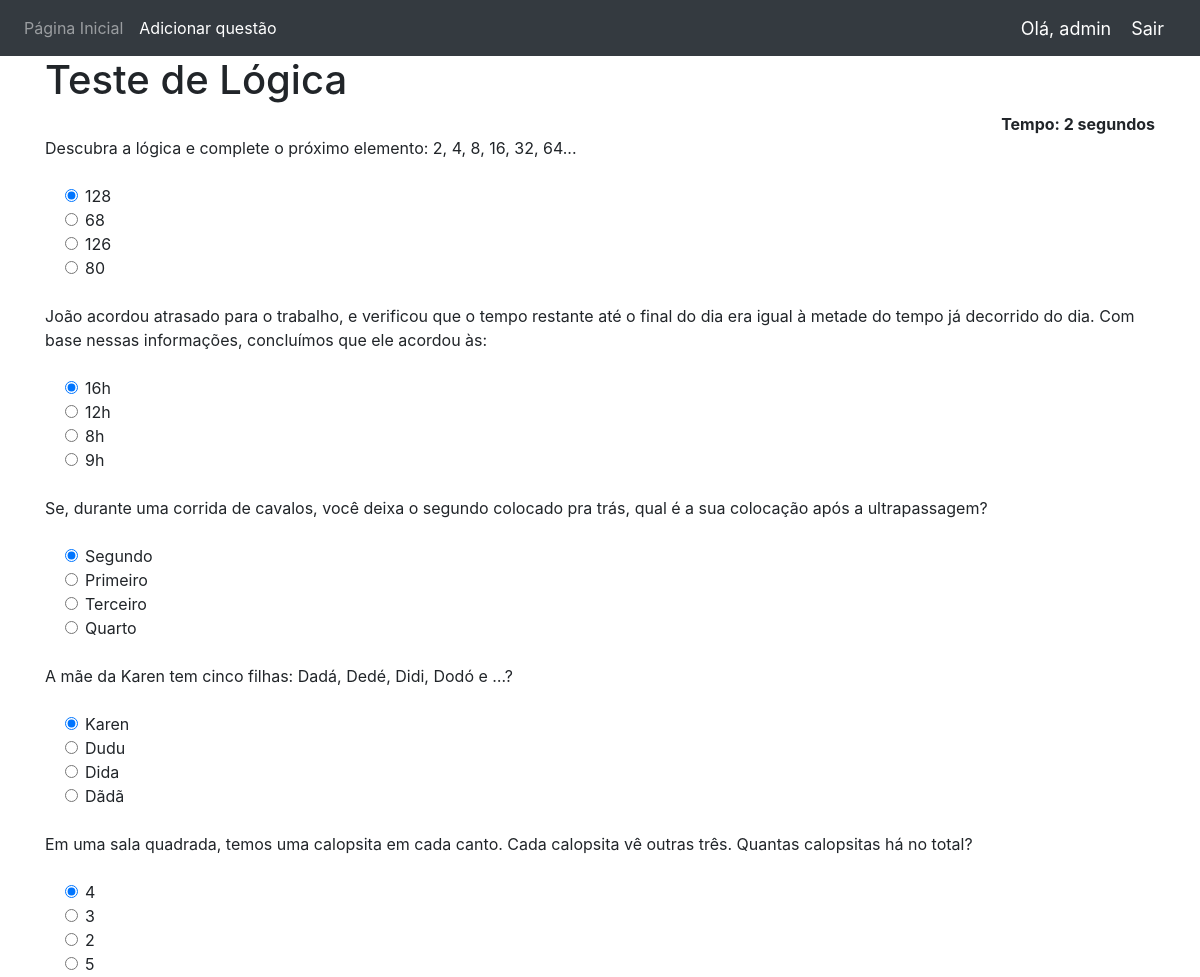
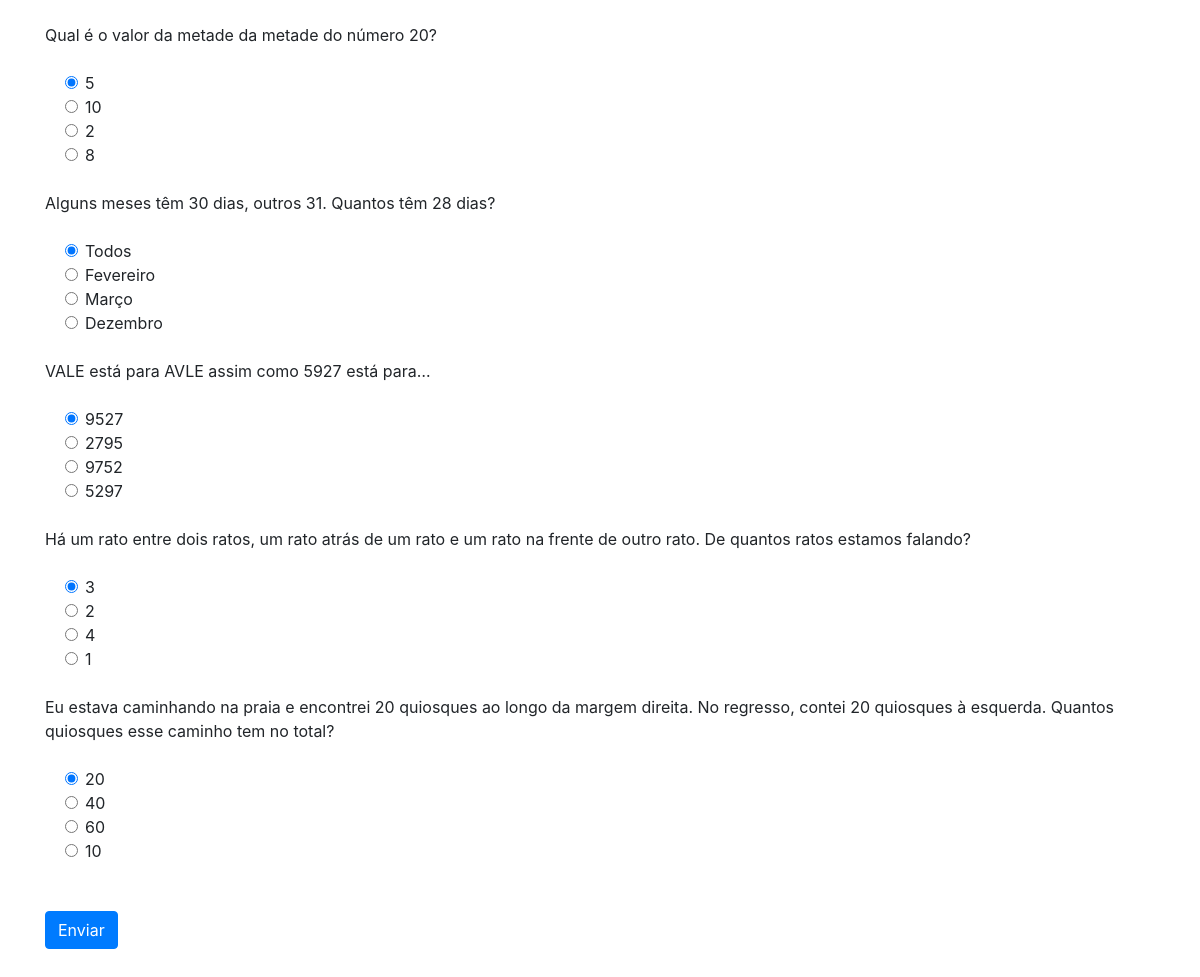
The page /home/ (signed in) on the database its author committed (2 pictures, top to bottom).
### WebApp/models.py (models this page shows, shortened)
class Questao(models.Model):
    descricao = models.CharField(max_length=200,null=True)
    alternativa1 = models.CharField(max_length=200,null=True)
    alternativa2 = models.CharField(max_length=200,null=True)
    alternativa3 = models.CharField(max_length=200,null=True)
    alternativa4 = models.CharField(max_length=200,null=True)
    resposta = models.CharField(max_length=200,null=True)

### WebApp/views.py (the view)
# urls.py: 2. Add a URL to urlpatterns:  path('', views.home, name='home')
def home(request):
    if request.method == 'POST':
        print(request.POST)
        questoes=Questao.objects.all()
        pontuacao=0
        erros=0
        acertos=0
        total=0
        for questao in questoes:
            total+=1
            print(request.POST.get(questao.descricao))
            print(questao.resposta)
            print()
            if 'alternativa' + questao.resposta == request.POST.get(questao.descricao):
                pontuacao+=10
                acertos+=1
            else:
                erros+=1
        percentual = pontuacao/(total*10) *100
        context = {
            'pontuacao':pontuacao,
            'tempo': request.POST.get('cronometro'),
            'acertos':acertos,
            'erros':erros,
            'percentual':percentual,
            'total':total
        }
        return render(request,'result.html',context)
    else:
        questoes=Questao.objects.all()
        context = {
            'questoes':questoes
        }
        return render(request,'home.html',context)

### WebApp/templates/home.html (shortened to what this page needs)
{% extends 'dependencies.html' %}
{% block content %}
{% load static %}
<div class="container">
<h1>Teste de Lógica</h1>
<div align="right" id="displayCronometro"><b>Tempo: 0 segundos</b></div>
 <form method='post' action=''>
    {% for questao in questoes%}
    <div class="form-group">
      <label for="questao">{{questao.descricao}}</label>
    </div>
    <div class="form-check">
        <div class="form-check">
            <input class="form-check-input" type="radio" name="{{questao.descricao}}" id="gridRadios1" value="alternativa1" checked>
            <label class="form-check-label" for="gridRadios1">
                {{questao.alternativa1}}
            </label>
        </div>
        <div class="form-check">
            <input class="form-check-input" type="radio" name="{{questao.descricao}}" id="gridRadios2" value="alternativa2">
            <label class="form-check-label" for="gridRadios2">
                {{questao.alternativa2}}
            </label>
        </div>
        <div class="form-check">
            <input class="form-check-input" type="radio" name="{{questao.descricao}}" id="gridRadios3" value="alternativa3">
            <label class="form-check-label" for="gridRadios3">
                {{questao.alternativa3}}
            </label>
        </div>
        <div class="form-check">
            <input class="form-check-input" type="radio" name="{{questao.descricao}}" id="gridRadios4" value="alternativa4">
            <label class="form-check-label" for="gridRadios4">
                {{questao.alternativa4}}
            </label>
        </div>
        <br>
    </div>
    {% endfor %}
    <br>
    <button type="submit" class="btn btn-primary">Enviar</button>
  </form>
</div>
{% endblock %}

### WebApp/templates/navbar.html (shortened to what this page needs)
{% load static %}
<nav class="navbar navbar-expand-lg navbar-dark bg-dark">
  <div class="collapse navbar-collapse" id="navbarNav">
    <ul class="navbar-nav">
      <li class="nav-item">
        <a class="nav-link" href="{% url 'login' %}">Página Inicial</a>
      </li>
      {% if request.user.is_staff %}
      <li class="nav-item active">
        <a class="nav-link" href="{% url 'addQuestion' %}">Adicionar questão</a>
      </li>
      {% endif %}
    </ul>
  </div>
  <span class="greet">Olá, {{request.user}}</span>
  <span ><a  class="greet" href="{% url 'logout' %}">Sair</a></span>
</nav>

### WebApp/templates/navbar.html (style rules this page uses)
.greet { font-size: 18px; color: #fff; margin-right: 20px; }

### rows shown on the page
Questao: descricao "Descubra a lógica e complete o próximo elemento: 2, 4, 8, 16, 32, 64...", alternativa1 "128", alternativa2 "68", alternativa3 "126", alternativa4 "80"
Questao: descricao "João acordou atrasado para o trabalho, e verificou que o tempo restante até o final do dia era igual à metade do tempo já decorrido do dia. Com base nessas informações, concluímos que ele acordou às:", alternativa1 "16h", alternativa2 "12h", alternativa3 "8h", alternativa4 "9h"
Questao: descricao "Se, durante uma corrida de cavalos, você deixa o segundo colocado pra trás, qual é a sua colocação após a ultrapassagem?", alternativa1 "Segundo", alternativa2 "Primeiro", alternativa3 "Terceiro", alternativa4 "Quarto"
Questao: descricao "A mãe da Karen tem cinco filhas: Dadá, Dedé, Didi, Dodó e …?", alternativa1 "Karen", alternativa2 "Dudu", alternativa3 "Dida", alternativa4 "Dãdã"
Questao: descricao "Em uma sala quadrada, temos uma calopsita em cada canto. Cada calopsita vê outras três. Quantas calopsitas há no total?", alternativa1 "4", alternativa2 "3", alternativa3 "2", alternativa4 "5"
Questao: descricao "Qual é o valor da metade da metade do número 20?", alternativa1 "5", alternativa2 "10", alternativa3 "2", alternativa4 "8"
Questao: descricao "Alguns meses têm 30 dias, outros 31. Quantos têm 28 dias?", alternativa1 "Todos", alternativa2 "Fevereiro", alternativa3 "Março", alternativa4 "Dezembro"
Questao: descricao "VALE está para AVLE assim como 5927 está para…", alternativa1 "9527", alternativa2 "2795", alternativa3 "9752", alternativa4 "5297"
Questao: descricao "Há um rato entre dois ratos, um rato atrás de um rato e um rato na frente de outro rato. De quantos ratos estamos falando?", alternativa1 "3", alternativa2 "2", alternativa3 "4", alternativa4 "1"
Questao: descricao "Eu estava caminhando na praia e encontrei 20 quiosques ao longo da margem direita. No regresso, contei 20 quiosques à esquerda. Quantos quiosques esse caminho tem no total?", alternativa1 "20", alternativa2 "40", alternativa3 "60", alternativa4 "10"

### other values the page prints
{{ request.user }} "admin"
